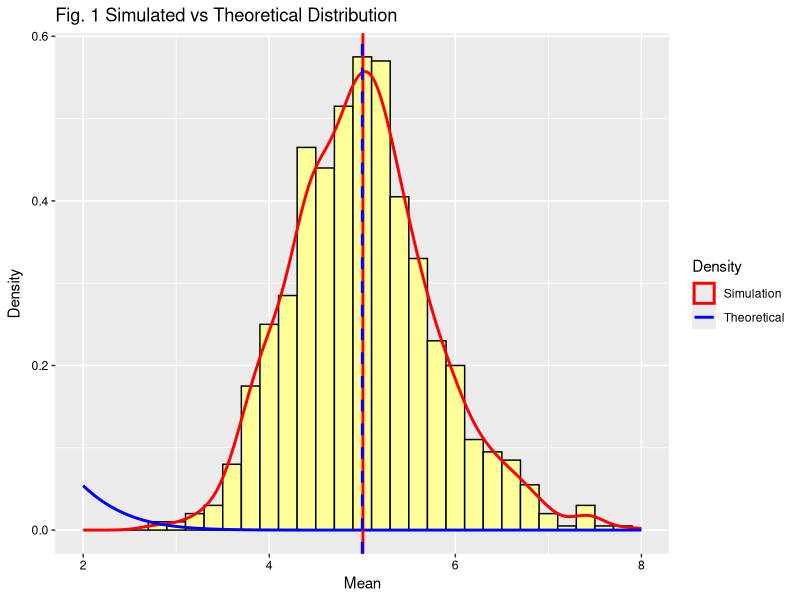
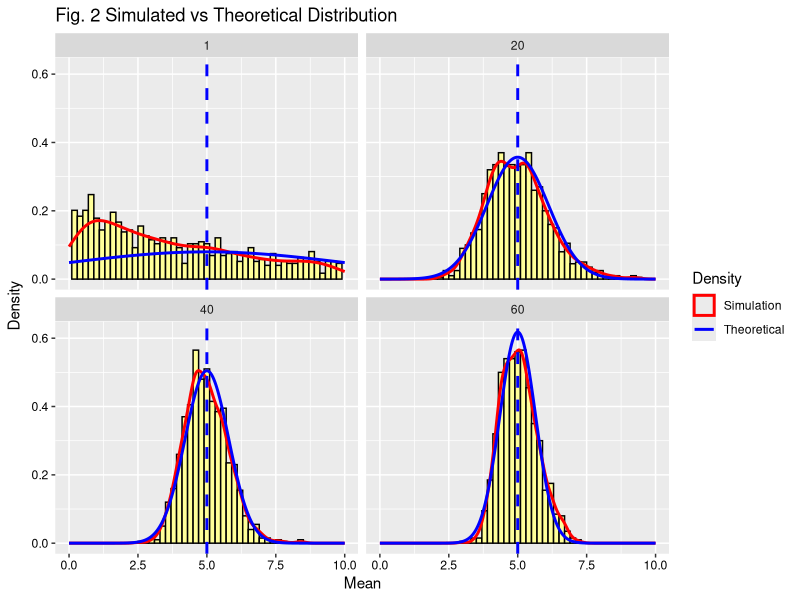

These charts were generated, in order, by the following R code:
## ---- chunk 1
set.seed(8)
lambda <- 0.2
nSimulation  <- 1000
nExponential <- 40
# Simulate the exponential distribution
simulation <- matrix(rexp(nSimulation * nExponential, lambda), 
                     nSimulation, nExponential)
# Find the distribution (average across the 40 exponentals)
data <- data.frame(mean = apply(simulation, 1, mean))
## ---- chunk 2
library(ggplot2)
# Theoretical mean
mean_Theoretical <- 1 / lambda
# Standard error of the mean
std_error <- (1 / lambda / sqrt(nExponential))
# Plot the histogram and the theoretical density
ggplot(data, aes(x = mean)) +  
     geom_histogram(binwidth = .2, colour = "black", fill = "#FFFF99", 
                    aes(y = ..density..)) +
     geom_density(alpha=.05, aes(colour = "line1"), size = 1) +
     stat_function(fun = dnorm, aes(colour = "line2"), size = 1, 
                   arg = list(mean = mean_Theoretical, sd = std_error)) + 
     geom_vline(aes(xintercept = mean(mean)), color = "red", size = 1) +
     geom_vline(aes(xintercept = mean_Theoretical), color = "blue", size = 1, 
                linetype = "dashed") +
     labs(x = expression("Mean"), y = expression("Density"), 
          title = "Fig. 1 Simulated vs Theoretical Distribution") +      
     theme(axis.text.y = element_text(colour = "black"), 
           axis.text.x = element_text(colour = "black")) + 
     scale_colour_manual(values = c("red","blue"), name = "Density", 
                         labels = c("Simulation", "Theoretical")) +
     xlim(2, 8)
## ---- chunk 3
mean_Theoretical + c(-1, 1) * qnorm(0.975) * std_error
## ---- chunk 4
nExponential <- 1
std_error_1 <- (1/lambda/sqrt(nExponential))
simulation_1 <- matrix(rexp(nSimulation * nExponential, lambda), 
                     nSimulation, nExponential)
nExponential <- 20
std_error_20 <- (1/lambda/sqrt(nExponential))
simulation_20 <- matrix(rexp(nSimulation * nExponential, lambda), 
                       nSimulation, nExponential)
nExponential <- 40
std_error_40 <- (1/lambda/sqrt(nExponential))
simulation_40 <- matrix(rexp(nSimulation * nExponential, lambda), 
                        nSimulation, nExponential)
nExponential <- 60
std_error_60 <- (1/lambda/sqrt(nExponential))
simulation_60 <- matrix(rexp(nSimulation * nExponential, lambda), 
                       nSimulation, nExponential)

mean_sd <- data.frame(size = factor(c(1, 20, 40, 60)), 
                      mean = c(rep(mean_Theoretical, 4)), 
                      std = c(std_error_1,std_error_20,std_error_40,std_error_60))
dataAll <- data.frame(mean = c(apply(simulation_1, 1, mean), 
                               apply(simulation_20, 1, mean), 
                               apply(simulation_40, 1, mean), 
                               apply(simulation_60, 1, mean)), 
                      size = factor(rep(c(1, 20, 40, 60), rep(nSimulation, 4))))
library(plyr)
grid <- seq(0, 10, length = 1000)
normaldens <- ddply(mean_sd, "size", function(df) {
     data.frame(x = grid, y = dnorm(grid, df$mean, df$std))})

ggplot(dataAll, aes(mean))  + 
     geom_histogram(binwidth = .2, colour = "black", fill = "#FFFF99", aes(y = ..density..)) +
     geom_density(aes(color = "line1"), size = 1) + 
     geom_line(aes(x = x, y = y, color = "line2"), data = normaldens, size = 1) +
     geom_vline(aes(xintercept = mean_Theoretical), color="blue", size = 1, linetype = "dashed") +
     labs(x = expression("Mean"), y = expression("Density"), 
          title = "Fig. 2 Simulated vs Theoretical Distribution") + 
     theme(axis.text.y = element_text(colour = "black"), 
           axis.text.x = element_text(colour = "black")) + 
     scale_colour_manual(values = c("red","blue"), name = "Density", 
                         labels = c("Simulation", "Theoretical")) +
     facet_wrap(~ size) + xlim(0, 10)
